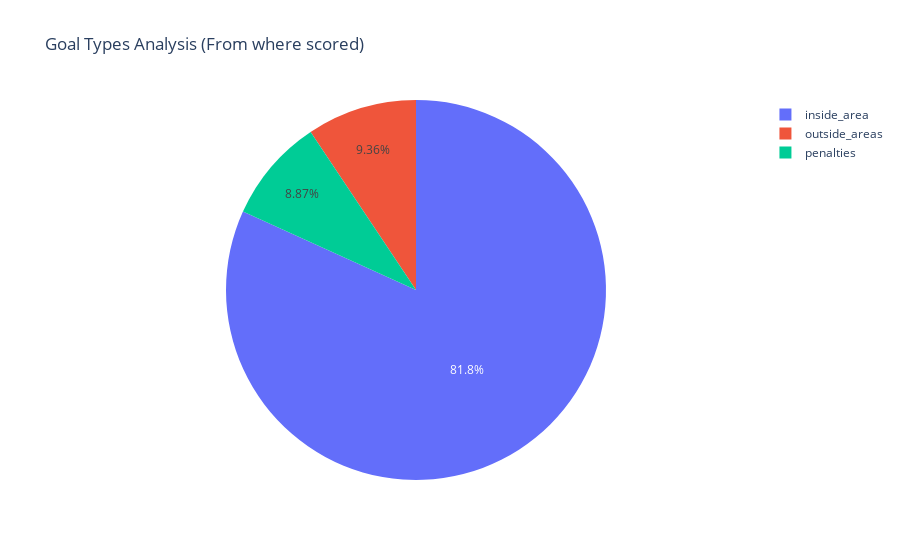

Notebook cell for this chart:
### Markdown cell above
# Goal Types Analysis (From Where Scored)

### Code cell
GTA = pd.DataFrame(df_goals.sum(numeric_only = True),).T[["inside_area","outside_areas","penalties"]]
GTA=GTA.T
fig = px.pie(GTA, values=0, names=GTA.index, title='Goal Types Analysis (From where scored)')
fig.show()

### Figure 1 — Plotly figure (JSON) as saved in the notebook; plotly's stock layout.template omitted (floating-point values rounded to 4 significant figures)
{"data": [{"domain": {"x": [0, 1], "y": [0, 1]}, "hovertemplate": "index=%{label}<br>0=%{value}<extra></extra>", "labels": ["inside_area", "outside_areas", "penalties"], "legendgroup": "", "name": "", "showlegend": true, "type": "pie", "values": [332, 38, 36]}], "layout": {"legend": {"tracegroupgap": 0}, "title": {"text": "Goal Types Analysis (From where scored)"}}}
